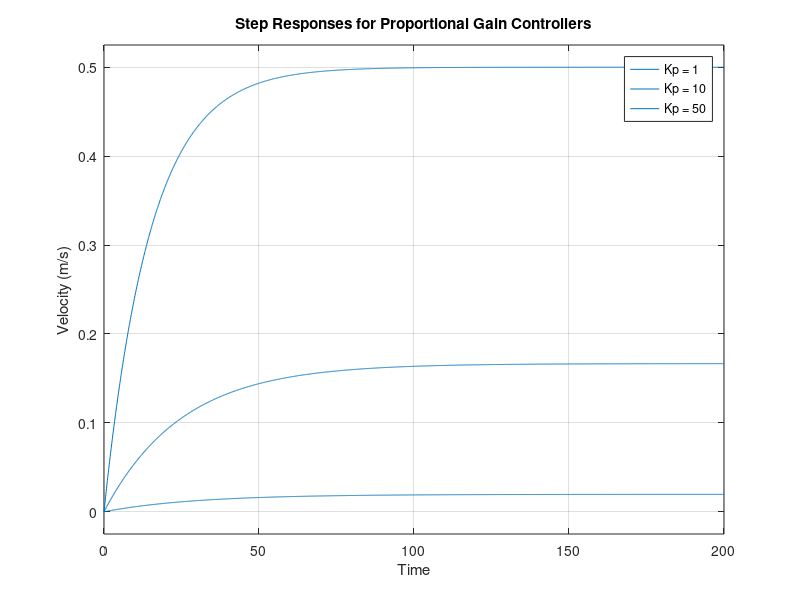

The MATLAB source for this figure:
% Given system properties
m = 1500; % mass of the vehicle in kg
b = 50;   % damping coefficient in N.s/m
u = 10;   % reference speed in m/s

% Define the system as a transfer function
s = tf('s');
P_car = 1/(m*s + b);

% Proportional gains
Kp_values = [1, 10, 50];

% Plot the step responses
figure;
for Kp = Kp_values
    % Create a proportional controller
    C = pid(Kp);

    % The closed-loop system with the controller
    T = feedback(C*P_car,1);

    % Step response for the closed-loop system
    step(T,0:0.1:200);
    hold on;
end

% Customize the plot
title('Step Responses for Proportional Gain Controllers');
xlabel('Time');
ylabel('Velocity (m/s)');
legend('Kp = 1','Kp = 10','Kp = 50');
hold off;